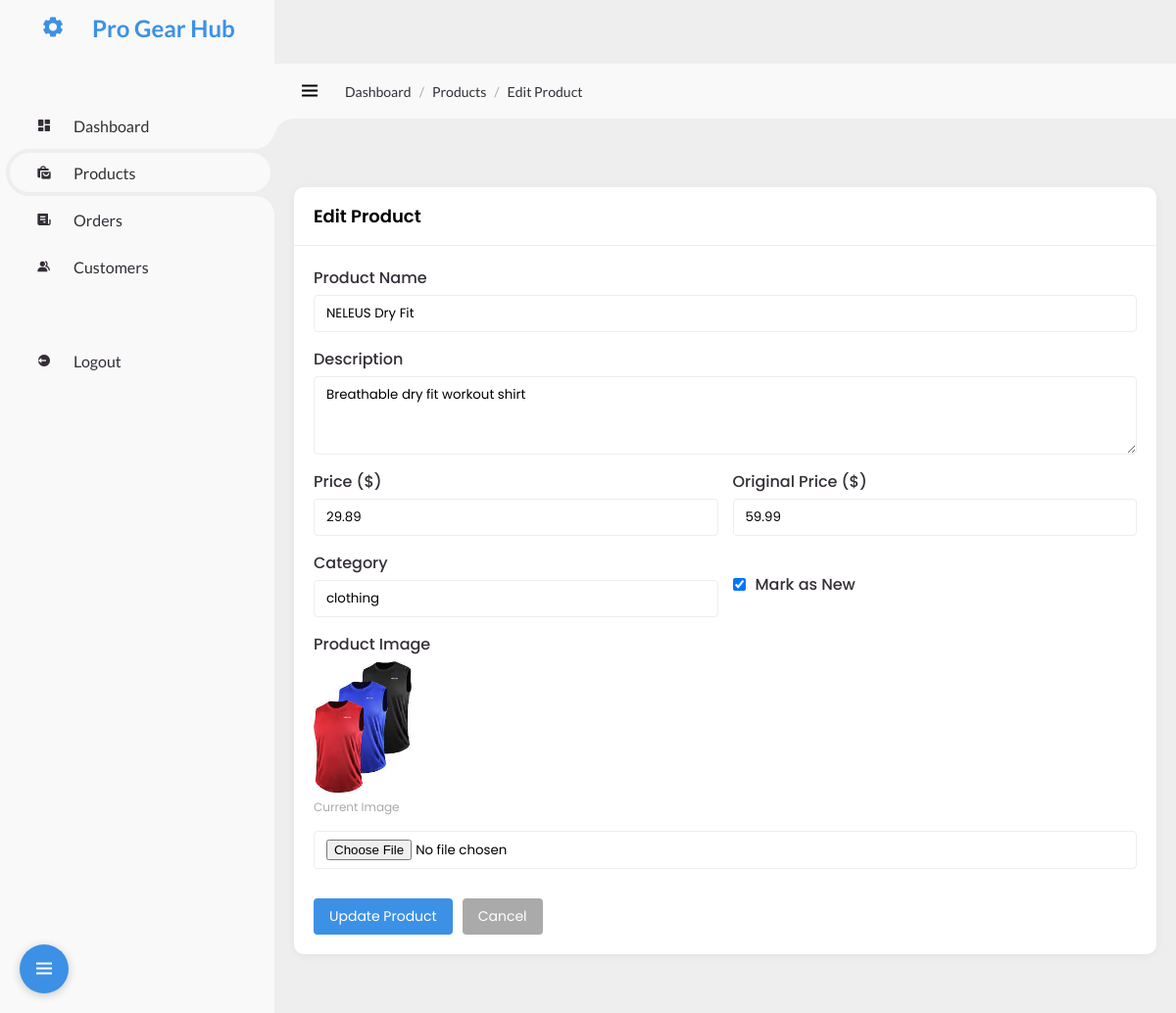
The page /admin/edit_product.php?id=1 (signed in) on the database its author committed.
### tables this page shows
CREATE TABLE `products` (
  `id` int(11) NOT NULL,
  `NAME` varchar(255) NOT NULL,
  `description` text DEFAULT NULL,
  `price` decimal(10,2) NOT NULL,
  `original_price` decimal(10,2) DEFAULT NULL,
  `category` varchar(100) DEFAULT NULL,
  `rating` decimal(3,1) DEFAULT NULL,
  `review_count` int(11) DEFAULT NULL,
  `image_path` varchar(255) DEFAULT NULL,
  `is_new` tinyint(1) DEFAULT 0,
  `created_at` timestamp NOT NULL DEFAULT current_timestamp()
);

### admin/edit_product.php (the view, shortened to what this page needs)
<?php
require_once '../config.php';
$product_id = $_GET['id'] ?? 0;
$stmt = $pdo->prepare("SELECT * FROM products WHERE id = ?");
$stmt->execute([$product_id]);
$product = $stmt->fetch();
?>
<!DOCTYPE html>
<html lang="en">
<head>
    <link rel="stylesheet" type="text/css" href="style.css">
    <link href='https://unpkg.com/boxicons@2.1.4/css/boxicons.min.css' rel='stylesheet'>
</head>
<body>
    <section id="sidebar">
        <a class="brand">
            <i class='bx bxs-cog'></i>
            <span class="text">Pro Gear Hub</span>
        </a>
        <ul class="side-menu top">
            <li>
                <a href="dashboard.php">
                    <i class='bx bxs-dashboard'></i>
                    <span class="text">Dashboard</span>
                </a>
            </li>
            <li class="active">
                <a href="products.php">
                    <i class='bx bxs-shopping-bags'></i>
                    <span class="text">Products</span>
                </a>
            </li>
            <li>
                <a href="orders.php">
                    <i class='bx bxs-receipt'></i>
                    <span class="text">Orders</span>
                </a>
            </li>
            <li>
                <a href="customers.php">
                    <i class='bx bxs-group'></i>
                    <span class="text">Customers</span>
                </a>
            </li>
        </ul>
        <ul class="side-menu bottom">
            <li>
                <a href="../auth/logout.php" class="logout">
                    <i class='bx bxs-log-out-circle'></i>
                    <span class="text">Logout</span>
                </a>
            </li>
        </ul>
    </section>
    <section id="content">
        <nav>
            <i class="bx bx-menu toggle-sidebar"></i>
            <div class="breadcrumb">
                <a href="admin.php">Dashboard</a>
                <span>/</span>
                <a href="products.php">Products</a>
                <span>/</span>
                <a href="#" class="active">Edit Product</a>
            </div>
        </nav>
        <div class="product-management">
            <div class="card">
                <div class="card-header">
                    <h3>Edit Product</h3>
                </div>
                <div class="card-body">
                    <form method="POST" enctype="multipart/form-data" class="product-form">
                        <div class="form-group">
                            <label for="name">Product Name</label>
                            <input type="text" id="name" name="name" value="<?= htmlspecialchars($product['NAME']) ?>" required>
                        </div>
                        <div class="form-group">
                            <label for="description">Description</label>
                            <textarea id="description" name="description" rows="3" required><?= htmlspecialchars($product['description']) ?></textarea>
                        </div>
                        <div class="form-row">
                            <div class="form-group">
                                <label for="price">Price ($)</label>
                                <input type="number" id="price" name="price" step="0.01" min="0" value="<?= htmlspecialchars($product['price']) ?>" required>
                            </div>
                            <div class="form-group">
                                <label for="original_price">Original Price ($)</label>
                                <input type="number" id="original_price" name="original_price" step="0.01" min="0" value="<?= htmlspecialchars($product['original_price']) ?>">
                            </div>
                        </div>
                        <div class="form-row">
                            <div class="form-group">
                                <label for="category">Category</label>
                                <input type="text" id="category" name="category" value="<?= htmlspecialchars($product['category']) ?>">
                            </div>
                            <div class="form-group checkbox-group">
                                <input type="checkbox" id="is_new" name="is_new" <?= $product['is_new'] ? 'checked' : '' ?>>
                                <label for="is_new">Mark as New</label>
                            </div>
                        </div>
                        <div class="form-group">
    <label for="image">Product Image</label>
    <?php
    $image_path = '';
    if (!empty($product['image_path'])) {
        $image_path = trim($product['image_path'], '/');
        $image_path = '../images/' . ltrim($image_path, 'images/');
    } else {
        $image_path = '../images/placeholder-product.jpg';
    }
    ?>
    <?php if ($product['image_path']): ?>
        <div class="current-image">
            <img src="<?= htmlspecialchars($image_path) ?>"
                 alt="Current Product Image"
                 width="100"
                 onerror="this.src='../images/placeholder-product.jpg'">
            <span>Current Image</span>
        </div>
    <?php endif; ?>
    <input type="file" id="image" name="image" accept="image/*">
</div>
                        <div class="form-actions">
                            <button type="submit" class="btn">Update Product</button>
                            <a href="products.php" class="btn cancel-btn">Cancel</a>
                        </div>
                    </form>
                </div>
            </div>
        </div>
    </section>
</body>
</html>

### rows shown on the page
products: name "NELEUS Dry Fit", description "Breathable dry fit workout shirt", price "29.89", original_price "59.99", category "clothing", is_new "☑", image_path (picture)
